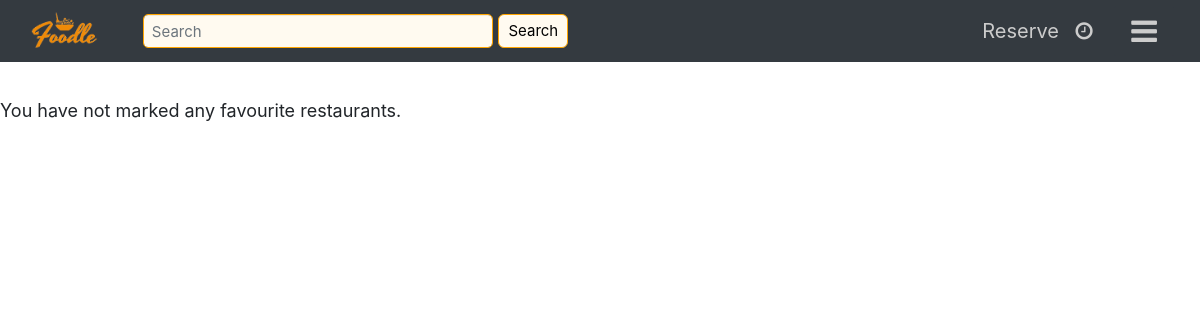
The page /favourites.php (signed in) on the database as committed earlier.
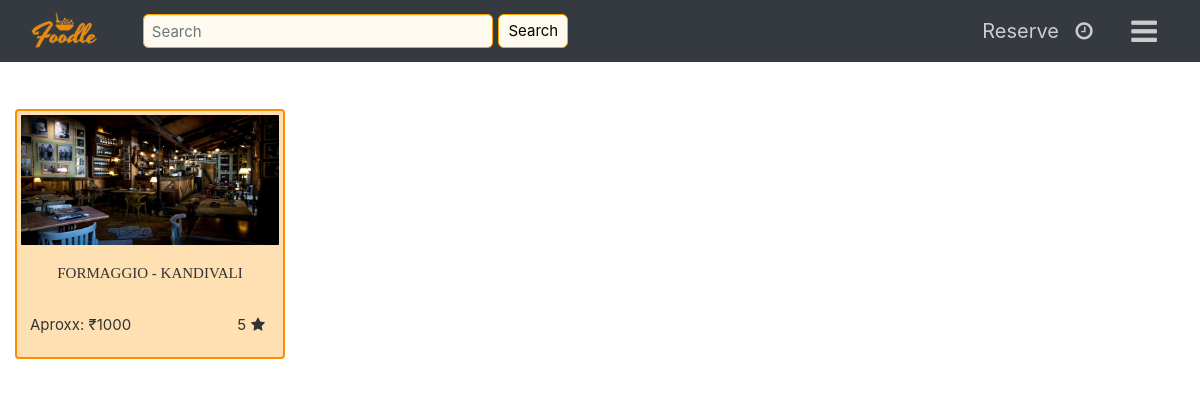
The same page on the database as committed later.
### tables this page shows
CREATE TABLE `favourites` (
  `user_id` varchar(30) NOT NULL,
  `rest_id` int(11) NOT NULL
);

CREATE TABLE `rest` (
  `rest_id` int(11) NOT NULL,
  `rest_name` varchar(100) NOT NULL,
  `rest_addr` varchar(300) NOT NULL,
  `rest_cuisine` varchar(50) NOT NULL,
  `rating` float NOT NULL,
  `cost` int(11) NOT NULL,
  `start_time` time DEFAULT '08:00:00',
  `end_time` time DEFAULT '23:00:00',
  `rating_count` int(11) DEFAULT '7',
  `latitude` double NOT NULL,
  `longitude` double NOT NULL
);

### favourites.php (the view, shortened to what this page needs)
<?php
include 'templates/header.php';
function addcss(){
    echo '<link rel="stylesheet" type="text/css" href="styles/all_rest_nav.css">';
    echo '<link rel="stylesheet" type="text/css" href="styles/grid.css">';
}
include 'templates/navbar.php';
?>
<div class="container" id="container">
   <div class="row" id="outer-row">
        <?php
            include "templates/db-con.php";
            if (!$conn) {
                die("Connection failed: " . mysqli_connect_error());
            }
            else{
                $user = $_SESSION['uname'];
                $sql = "SELECT rest_id from favourites where user_id = '$user'";
                $result = mysqli_query($conn, $sql);
                if(!$result){
                        die("QUERY FAILED ".mysqli_error($conn));
                }
                elseif(mysqli_num_rows($result) == 0)
                    echo "<p>You have not marked any favourite restaurants.</p>";
                else{
                    while($row = mysqli_fetch_assoc($result)){
                        $id = $row['rest_id'];
                        $sql1 = "select rest_name, cost,rating from rest where rest_id = $id";
                        $result1 = mysqli_query($conn, $sql1);
                        if(!$result1)
                            die("QUERY FAILED ".mysqli_error($conn));
                        else{
                            $row1 = mysqli_fetch_assoc($result1);
                            $name = $row1['rest_name'];
                            $cost = $row1['cost'];
                            $rating = $row1['rating'];
                        ?>
                            <div class="col-sm-3" id = "hotel" >
                                <div class="thumbnail">
                                <a id="rest-link" href="rest_details.php?rest_id=<?php echo $id ?>">
                                <img src="images/<?php echo abs(crc32($id))%30; ?>.jpg" alt="<?php echo "$name"?>" style="width:100%; height: 130px;">
                                <div class="caption">
                                    <div id="rest-name">
                                    <p><?php echo $name ?></p>
										</div>
                                    <div id='rate-cost'>
										<span id="cost"><?php echo "Aproxx: ₹".$cost ?></span>
                                        <span class="fa fa-star" id="star"></span>
                                        <span id="rating"><?php echo $rating ?></span>
                                    </div>
                                </div>
                                </a>
                            </div>
                        </div>
                    <?php
                        }
                    }
                }
            }
                        ?>

### templates/header.php (shortened to what this page needs)
<!DOCTYPE html>
<html>
	<head>
		<link rel="stylesheet" href="https://maxcdn.bootstrapcdn.com/bootstrap/3.3.7/css/bootstrap.min.css">
        <link href="//netdna.bootstrapcdn.com/bootstrap/3.0.1/css/bootstrap.min.css" rel="stylesheet" id="bootstrap-css">
        <link rel="stylesheet" href="https://maxcdn.bootstrapcdn.com/bootstrap/4.0.0/css/bootstrap.min.css">
		<link rel="stylesheet" href="https://cdnjs.cloudflare.com/ajax/libs/font-awesome/4.7.0/css/font-awesome.min.css">
		<link rel="stylesheet" type="text/css" href="styles/h.css">
		<?php addcss(); ?>
	</head>
<body>

### templates/navbar.php (shortened to what this page needs)
<nav class="navbar navbar-expand-md navbar-light bg-dark" id="navbar">
  <a class="navbar-brand" href="index.php"><img src="images/Foodle.png" height="50"></a>
  <div class="collapse navbar-collapse" id="navbarTogglerDemo02">
    <form class="form-inline my-2 my-xl-0" id="search_bar" method="post">
      <input list="search-results" class="form-control mr-sm-2" autocomplete="off" onkeyup="search(this.value)" id="search-bar" name="search-bar" type="search" placeholder="Search">
      <button class="btn btn-outline-success my-2 my-sm-0" formaction='search_grid.php'id="search-button" type="submit">Search</button>
    </form>
	  <ul class="navbar-nav ml-auto mt-2 mt-xl-0">
      <li class="nav-item" id="nav-item">
        <a class="nav-link" id="nav-link" href="#">Reserve<i class="fa fa-clock-o" id="icon"></i>
<span class="sr-only">(current)</span></a>
      </li>
      <?php
		  if(isset($_SESSION['uname'])){
		  echo '<li class="nav-item" id="nav-item">
        <div class="dropdown">
	<button class="btn" data-toggle="dropdown" type="button" id="logbtn"><i class="fa fa-bars" id="logicon"></i></button>
			<div class="dropdown-menu dropdown-menu-right">
				<h3 class="dropdown-header">Signed in as <span style="color:blue">';
		echo '</span></h3>
				<div class="dropdown-divider"></div>';
			  echo'
				<a class="dropdown-item" href="#">Reservations</a>
				<a class="dropdown-item" href="favourites.php">Favourites</a>
				<div class="dropdown-divider"></div>
				<a class="dropdown-item" href="#">Help</a>
				<a class="dropdown-item" href="logout.php">Logout</a>
			</div>
	</div>
      </li>';
		  }
		  ?>
    </ul>
  </div>
</nav>

### styles/h.css (style rules this page uses)
.fa { padding: 20px; font-size: 30px; width: 50px; text-align: center; text-decoration: none; }

### styles/grid.css (style rules this page uses)
#container { margin:10px auto; max-width: 100%; }
#hotel { margin-left: 0%; margin-right: 0%; margin-top:1%; margin-bottom: 1%; height: 250px; width: 252px; border-radius: 8px; text-align: center; background-color: white; }
#outer-row { padding-top: 15px; }
#rest-name > p { text-transform: uppercase; font-size: 15px; font-family: serif; }
#star { float: right; padding: 5px; padding-top: 3px; font-size: 15px; text-align: left; width: auto; margin-left: 0px; }
#cost { float: left; font-size: 15px; }
#rating { float: right; font-size: 15px; margin-left: 0px; }
#rate-cost { position: relative; bottom: 0px; }
p { font-size: 18px; }
.caption { height: 110px; display: flex; justify-content: space-around; flex-direction: column; }
.thumbnail { border-color: darkorange; border-width: 2px; border-radius: 4px; background-color: #ffe0b3; width: 100%; height: 100%; }
#rest-link { text-decoration: none; }
img { border-radius: 1px; }

### templates/navbar.php (style rules this page uses)
#logbtn { background-color: #343a40; border: none; color: #cccccc; padding: 5px; font-size: 12px; cursor: pointer; }
#logicon { padding: 5px; background-color: #343a40; }
#search-bar { width: 350px; border-color: orange; font-size: 15px; border-radius: 5px; color: black; background-color: floralwhite; }
#search-button { height: 34px; border-color: orange; border-radius: 6px; font-size: 15px; width:70px; background-color: floralwhite; color: black; }
#navbar { top: 0; left: 0; width: 100%; font-size: 20; background: red; border-radius: 0px; }
#nav-item { font-size: 20px; text-align: center; }
#nav-link { color: #cccccc; }
#icon { font-size:20px; text-align:center; height: 20px; background: none; padding:0px; }

Rows that differ between the two databases and show on the page:
added favourites: rest.rest_name "FORMAGGIO - KANDIVALI", rest.cost "1000", rest.rating "5"
Other text that changed with them:
text no longer shown: "You have not marked any favourite restaurants."
